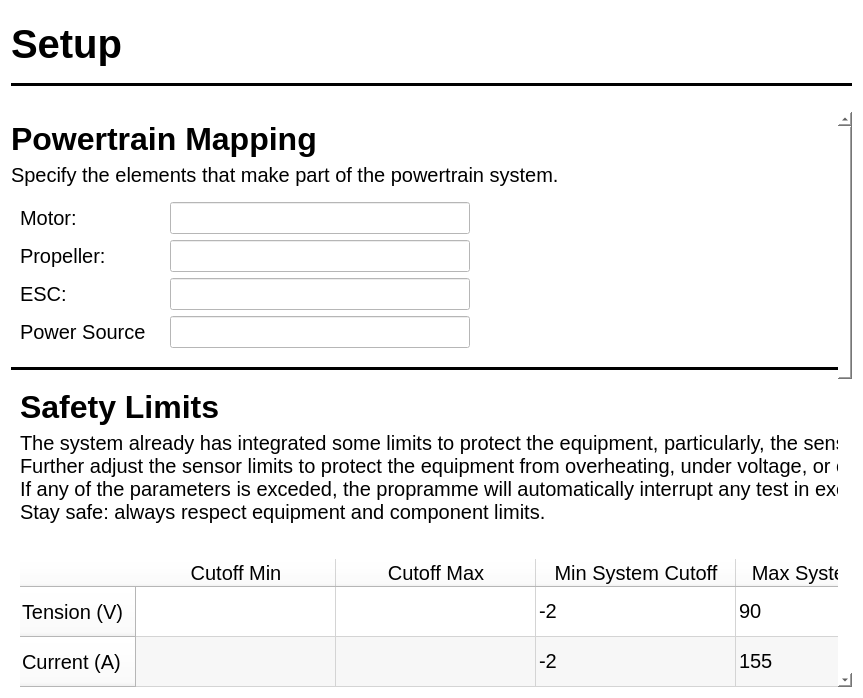
<?xml version="1.0" encoding="UTF-8"?>
<ui version="4.0">
 <class>Frame</class>
 <widget class="QFrame" name="Frame">
  <property name="geometry">
   <rect>
    <x>0</x>
    <y>0</y>
    <width>863</width>
    <height>698</height>
   </rect>
  </property>
  <property name="windowTitle">
   <string>Frame</string>
  </property>
  <property name="styleSheet">
   <string notr="true">*{
	background-color: rgb(255, 255, 255);
}



#headerLine{
	
	color: rgb(0, 0, 0);
}</string>
  </property>
  <layout class="QVBoxLayout" name="verticalLayout">
   <item>
    <widget class="QFrame" name="headerTab">
     <property name="frameShape">
      <enum>QFrame::NoFrame</enum>
     </property>
     <property name="frameShadow">
      <enum>QFrame::Raised</enum>
     </property>
     <layout class="QHBoxLayout" name="horizontalLayout_3">
      <property name="leftMargin">
       <number>0</number>
      </property>
      <property name="topMargin">
       <number>10</number>
      </property>
      <property name="rightMargin">
       <number>0</number>
      </property>
      <property name="bottomMargin">
       <number>10</number>
      </property>
      <item>
       <widget class="QLabel" name="titleLabel">
        <property name="sizePolicy">
         <sizepolicy hsizetype="Expanding" vsizetype="Maximum">
          <horstretch>1</horstretch>
          <verstretch>1</verstretch>
         </sizepolicy>
        </property>
        <property name="sizeIncrement">
         <size>
          <width>0</width>
          <height>0</height>
         </size>
        </property>
        <property name="font">
         <font>
          <pointsize>30</pointsize>
          <weight>75</weight>
          <italic>false</italic>
          <bold>true</bold>
          <strikeout>false</strikeout>
          <stylestrategy>PreferDefault</stylestrategy>
         </font>
        </property>
        <property name="cursor">
         <cursorShape>ArrowCursor</cursorShape>
        </property>
        <property name="mouseTracking">
         <bool>false</bool>
        </property>
        <property name="text">
         <string>Setup</string>
        </property>
       </widget>
      </item>
     </layout>
    </widget>
   </item>
   <item>
    <widget class="Line" name="line_3">
     <property name="frameShadow">
      <enum>QFrame::Plain</enum>
     </property>
     <property name="lineWidth">
      <number>3</number>
     </property>
     <property name="midLineWidth">
      <number>0</number>
     </property>
     <property name="orientation">
      <enum>Qt::Horizontal</enum>
     </property>
    </widget>
   </item>
   <item>
    <spacer name="horizontalSpacer">
     <property name="orientation">
      <enum>Qt::Horizontal</enum>
     </property>
     <property name="sizeHint" stdset="0">
      <size>
       <width>40</width>
       <height>20</height>
      </size>
     </property>
    </spacer>
   </item>
   <item>
    <widget class="QScrollArea" name="scrollArea">
     <property name="sizePolicy">
      <sizepolicy hsizetype="Preferred" vsizetype="Expanding">
       <horstretch>0</horstretch>
       <verstretch>0</verstretch>
      </sizepolicy>
     </property>
     <property name="frameShape">
      <enum>QFrame::NoFrame</enum>
     </property>
     <property name="verticalScrollBarPolicy">
      <enum>Qt::ScrollBarAlwaysOn</enum>
     </property>
     <property name="horizontalScrollBarPolicy">
      <enum>Qt::ScrollBarAlwaysOff</enum>
     </property>
     <property name="sizeAdjustPolicy">
      <enum>QAbstractScrollArea::AdjustIgnored</enum>
     </property>
     <property name="widgetResizable">
      <bool>true</bool>
     </property>
     <property name="alignment">
      <set>Qt::AlignLeading|Qt::AlignLeft|Qt::AlignVCenter</set>
     </property>
     <widget class="QWidget" name="scrollAreaWidgetContents">
      <property name="geometry">
       <rect>
        <x>0</x>
        <y>-593</y>
        <width>838</width>
        <height>1187</height>
       </rect>
      </property>
      <property name="sizePolicy">
       <sizepolicy hsizetype="Preferred" vsizetype="Expanding">
        <horstretch>0</horstretch>
        <verstretch>0</verstretch>
       </sizepolicy>
      </property>
      <layout class="QVBoxLayout" name="verticalLayout_35">
       <property name="spacing">
        <number>10</number>
       </property>
       <property name="leftMargin">
        <number>0</number>
       </property>
       <property name="topMargin">
        <number>0</number>
       </property>
       <property name="rightMargin">
        <number>0</number>
       </property>
       <property name="bottomMargin">
        <number>0</number>
       </property>
       <item>
        <widget class="QFrame" name="powerTrainMenu">
         <property name="sizePolicy">
          <sizepolicy hsizetype="Preferred" vsizetype="Preferred">
           <horstretch>0</horstretch>
           <verstretch>0</verstretch>
          </sizepolicy>
         </property>
         <property name="font">
          <font>
           <kerning>true</kerning>
          </font>
         </property>
         <property name="frameShape">
          <enum>QFrame::NoFrame</enum>
         </property>
         <property name="frameShadow">
          <enum>QFrame::Raised</enum>
         </property>
         <layout class="QVBoxLayout" name="verticalLayout_18">
          <property name="leftMargin">
           <number>0</number>
          </property>
          <property name="rightMargin">
           <number>0</number>
          </property>
          <property name="bottomMargin">
           <number>0</number>
          </property>
          <item alignment="Qt::AlignTop">
           <widget class="QLabel" name="label_10">
            <property name="font">
             <font>
              <pointsize>24</pointsize>
              <weight>75</weight>
              <bold>true</bold>
             </font>
            </property>
            <property name="text">
             <string>Powertrain Mapping</string>
            </property>
           </widget>
          </item>
          <item alignment="Qt::AlignLeft|Qt::AlignTop">
           <widget class="QLabel" name="label">
            <property name="font">
             <font>
              <pointsize>15</pointsize>
             </font>
            </property>
            <property name="text">
             <string>Specify the elements that make part of the powertrain system.</string>
            </property>
           </widget>
          </item>
          <item alignment="Qt::AlignLeft">
           <widget class="QFrame" name="frame_5">
            <property name="frameShape">
             <enum>QFrame::NoFrame</enum>
            </property>
            <property name="frameShadow">
             <enum>QFrame::Raised</enum>
            </property>
            <layout class="QHBoxLayout" name="horizontalLayout_4">
             <property name="leftMargin">
              <number>0</number>
             </property>
             <property name="topMargin">
              <number>0</number>
             </property>
             <property name="rightMargin">
              <number>0</number>
             </property>
             <property name="bottomMargin">
              <number>0</number>
             </property>
             <item alignment="Qt::AlignLeft">
              <widget class="QFrame" name="frame_6">
               <property name="frameShape">
                <enum>QFrame::NoFrame</enum>
               </property>
               <property name="frameShadow">
                <enum>QFrame::Raised</enum>
               </property>
               <layout class="QVBoxLayout" name="verticalLayout_2">
                <item>
                 <widget class="QLabel" name="label_2">
                  <property name="font">
                   <font>
                    <pointsize>15</pointsize>
                   </font>
                  </property>
                  <property name="text">
                   <string>Motor: </string>
                  </property>
                 </widget>
                </item>
                <item>
                 <widget class="QLabel" name="label_3">
                  <property name="font">
                   <font>
                    <pointsize>15</pointsize>
                   </font>
                  </property>
                  <property name="text">
                   <string>Propeller:</string>
                  </property>
                 </widget>
                </item>
                <item>
                 <widget class="QLabel" name="label_4">
                  <property name="font">
                   <font>
                    <pointsize>15</pointsize>
                   </font>
                  </property>
                  <property name="text">
                   <string>ESC:</string>
                  </property>
                 </widget>
                </item>
                <item>
                 <widget class="QLabel" name="label_5">
                  <property name="font">
                   <font>
                    <pointsize>15</pointsize>
                   </font>
                  </property>
                  <property name="text">
                   <string>Power Source</string>
                  </property>
                 </widget>
                </item>
               </layout>
              </widget>
             </item>
             <item>
              <widget class="QFrame" name="powertrainComponents">
               <property name="sizePolicy">
                <sizepolicy hsizetype="Fixed" vsizetype="Preferred">
                 <horstretch>0</horstretch>
                 <verstretch>0</verstretch>
                </sizepolicy>
               </property>
               <property name="frameShape">
                <enum>QFrame::NoFrame</enum>
               </property>
               <property name="frameShadow">
                <enum>QFrame::Raised</enum>
               </property>
               <layout class="QVBoxLayout" name="verticalLayout_3">
                <item>
                 <widget class="QLineEdit" name="motorLabel">
                  <property name="minimumSize">
                   <size>
                    <width>300</width>
                    <height>0</height>
                   </size>
                  </property>
                  <property name="font">
                   <font>
                    <pointsize>15</pointsize>
                   </font>
                  </property>
                 </widget>
                </item>
                <item>
                 <widget class="QLineEdit" name="propellerLabel">
                  <property name="font">
                   <font>
                    <pointsize>15</pointsize>
                   </font>
                  </property>
                 </widget>
                </item>
                <item>
                 <widget class="QLineEdit" name="escLabel">
                  <property name="font">
                   <font>
                    <pointsize>15</pointsize>
                   </font>
                  </property>
                  <property name="echoMode">
                   <enum>QLineEdit::Normal</enum>
                  </property>
                  <property name="clearButtonEnabled">
                   <bool>false</bool>
                  </property>
                 </widget>
                </item>
                <item>
                 <widget class="QLineEdit" name="powerSourceLabel">
                  <property name="font">
                   <font>
                    <pointsize>15</pointsize>
                   </font>
                  </property>
                 </widget>
                </item>
               </layout>
              </widget>
             </item>
            </layout>
           </widget>
          </item>
         </layout>
        </widget>
       </item>
       <item>
        <spacer name="verticalSpacer_4">
         <property name="orientation">
          <enum>Qt::Vertical</enum>
         </property>
         <property name="sizeHint" stdset="0">
          <size>
           <width>20</width>
           <height>40</height>
          </size>
         </property>
        </spacer>
       </item>
       <item>
        <widget class="Line" name="line_2">
         <property name="font">
          <font>
           <pointsize>10</pointsize>
          </font>
         </property>
         <property name="frameShadow">
          <enum>QFrame::Plain</enum>
         </property>
         <property name="lineWidth">
          <number>3</number>
         </property>
         <property name="orientation">
          <enum>Qt::Horizontal</enum>
         </property>
        </widget>
       </item>
       <item>
        <spacer name="verticalSpacer_3">
         <property name="orientation">
          <enum>Qt::Vertical</enum>
         </property>
         <property name="sizeHint" stdset="0">
          <size>
           <width>20</width>
           <height>40</height>
          </size>
         </property>
        </spacer>
       </item>
       <item alignment="Qt::AlignTop">
        <widget class="QFrame" name="systemLimitsMenu">
         <property name="sizePolicy">
          <sizepolicy hsizetype="Preferred" vsizetype="Expanding">
           <horstretch>0</horstretch>
           <verstretch>0</verstretch>
          </sizepolicy>
         </property>
         <property name="minimumSize">
          <size>
           <width>0</width>
           <height>550</height>
          </size>
         </property>
         <property name="frameShape">
          <enum>QFrame::NoFrame</enum>
         </property>
         <property name="frameShadow">
          <enum>QFrame::Raised</enum>
         </property>
         <layout class="QVBoxLayout" name="verticalLayout_7">
          <item>
           <widget class="QLabel" name="label_11">
            <property name="font">
             <font>
              <pointsize>24</pointsize>
              <weight>75</weight>
              <bold>true</bold>
             </font>
            </property>
            <property name="text">
             <string>Safety Limits</string>
            </property>
           </widget>
          </item>
          <item alignment="Qt::AlignLeft">
           <widget class="QLabel" name="label_7">
            <property name="sizePolicy">
             <sizepolicy hsizetype="Fixed" vsizetype="Preferred">
              <horstretch>0</horstretch>
              <verstretch>0</verstretch>
             </sizepolicy>
            </property>
            <property name="font">
             <font>
              <pointsize>15</pointsize>
             </font>
            </property>
            <property name="text">
             <string>The system already has integrated some limits to protect the equipment, particularly, the sensors. 
Further adjust the sensor limits to protect the equipment from overheating, under voltage, or overloading. 
If any of the parameters is exceded, the propramme will automatically interrupt any test in executiond.
Stay safe: always respect equipment and component limits.</string>
            </property>
           </widget>
          </item>
          <item>
           <widget class="QLabel" name="label_15">
            <property name="font">
             <font>
              <pointsize>15</pointsize>
             </font>
            </property>
            <property name="text">
             <string/>
            </property>
           </widget>
          </item>
          <item>
           <widget class="QTableWidget" name="safetyLimitsTable">
            <property name="font">
             <font>
              <pointsize>15</pointsize>
             </font>
            </property>
            <property name="frameShape">
             <enum>QFrame::NoFrame</enum>
            </property>
            <property name="lineWidth">
             <number>1</number>
            </property>
            <property name="midLineWidth">
             <number>0</number>
            </property>
            <property name="verticalScrollBarPolicy">
             <enum>Qt::ScrollBarAlwaysOff</enum>
            </property>
            <property name="horizontalScrollBarPolicy">
             <enum>Qt::ScrollBarAlwaysOff</enum>
            </property>
            <property name="sizeAdjustPolicy">
             <enum>QAbstractScrollArea::AdjustIgnored</enum>
            </property>
            <property name="autoScroll">
             <bool>false</bool>
            </property>
            <property name="autoScrollMargin">
             <number>0</number>
            </property>
            <property name="alternatingRowColors">
             <bool>true</bool>
            </property>
            <property name="selectionBehavior">
             <enum>QAbstractItemView::SelectItems</enum>
            </property>
            <property name="horizontalScrollMode">
             <enum>QAbstractItemView::ScrollPerPixel</enum>
            </property>
            <property name="showGrid">
             <bool>true</bool>
            </property>
            <property name="gridStyle">
             <enum>Qt::SolidLine</enum>
            </property>
            <property name="sortingEnabled">
             <bool>false</bool>
            </property>
            <property name="wordWrap">
             <bool>true</bool>
            </property>
            <property name="cornerButtonEnabled">
             <bool>true</bool>
            </property>
            <attribute name="horizontalHeaderVisible">
             <bool>true</bool>
            </attribute>
            <attribute name="horizontalHeaderCascadingSectionResizes">
             <bool>false</bool>
            </attribute>
            <attribute name="horizontalHeaderDefaultSectionSize">
             <number>200</number>
            </attribute>
            <attribute name="horizontalHeaderHighlightSections">
             <bool>true</bool>
            </attribute>
            <attribute name="horizontalHeaderMinimumSectionSize">
             <number>24</number>
            </attribute>
            <attribute name="verticalHeaderVisible">
             <bool>true</bool>
            </attribute>
            <attribute name="verticalHeaderMinimumSectionSize">
             <number>50</number>
            </attribute>
            <row>
             <property name="text">
              <string>Tension (V)</string>
             </property>
            </row>
            <row>
             <property name="text">
              <string>Current (A)</string>
             </property>
            </row>
            <row>
             <property name="text">
              <string>Thrust (Kg)</string>
             </property>
            </row>
            <row>
             <property name="text">
              <string>Torque (Kg)</string>
             </property>
            </row>
            <row>
             <property name="text">
              <string>RPM</string>
             </property>
            </row>
            <row>
             <property name="text">
              <string>Vibration</string>
             </property>
            </row>
            <column>
             <property name="text">
              <string>Cutoff Min</string>
             </property>
            </column>
            <column>
             <property name="text">
              <string>Cutoff Max</string>
             </property>
            </column>
            <column>
             <property name="text">
              <string>Min System Cutoff</string>
             </property>
            </column>
            <column>
             <property name="text">
              <string>Max System Cutoff</string>
             </property>
            </column>
            <item row="0" column="2">
             <property name="text">
              <string>-2</string>
             </property>
            </item>
            <item row="0" column="3">
             <property name="text">
              <string>90</string>
             </property>
            </item>
            <item row="1" column="2">
             <property name="text">
              <string>-2</string>
             </property>
            </item>
            <item row="1" column="3">
             <property name="text">
              <string>155</string>
             </property>
            </item>
           </widget>
          </item>
         </layout>
        </widget>
       </item>
       <item>
        <spacer name="verticalSpacer_2">
         <property name="orientation">
          <enum>Qt::Vertical</enum>
         </property>
         <property name="sizeHint" stdset="0">
          <size>
           <width>20</width>
           <height>40</height>
          </size>
         </property>
        </spacer>
       </item>
       <item>
        <widget class="Line" name="line_4">
         <property name="frameShadow">
          <enum>QFrame::Plain</enum>
         </property>
         <property name="lineWidth">
          <number>3</number>
         </property>
         <property name="orientation">
          <enum>Qt::Horizontal</enum>
         </property>
        </widget>
       </item>
       <item>
        <spacer name="verticalSpacer">
         <property name="orientation">
          <enum>Qt::Vertical</enum>
         </property>
         <property name="sizeHint" stdset="0">
          <size>
           <width>20</width>
           <height>40</height>
          </size>
         </property>
        </spacer>
       </item>
       <item alignment="Qt::AlignTop">
        <widget class="QFrame" name="workingDirectoryMenu">
         <property name="frameShape">
          <enum>QFrame::NoFrame</enum>
         </property>
         <property name="frameShadow">
          <enum>QFrame::Raised</enum>
         </property>
         <layout class="QVBoxLayout" name="verticalLayout_5">
          <property name="leftMargin">
           <number>0</number>
          </property>
          <property name="topMargin">
           <number>0</number>
          </property>
          <property name="rightMargin">
           <number>0</number>
          </property>
          <property name="bottomMargin">
           <number>0</number>
          </property>
          <item alignment="Qt::AlignTop">
           <widget class="QLabel" name="label_12">
            <property name="sizePolicy">
             <sizepolicy hsizetype="Preferred" vsizetype="Preferred">
              <horstretch>0</horstretch>
              <verstretch>0</verstretch>
             </sizepolicy>
            </property>
            <property name="font">
             <font>
              <pointsize>24</pointsize>
              <weight>75</weight>
              <bold>true</bold>
             </font>
            </property>
            <property name="text">
             <string>Working Directory</string>
            </property>
           </widget>
          </item>
          <item>
           <widget class="QLabel" name="label_14">
            <property name="font">
             <font>
              <pointsize>15</pointsize>
             </font>
            </property>
            <property name="text">
             <string>Specify the working directory to save test results.</string>
            </property>
           </widget>
          </item>
          <item alignment="Qt::AlignLeft">
           <widget class="QFrame" name="frame_3">
            <property name="frameShape">
             <enum>QFrame::NoFrame</enum>
            </property>
            <property name="frameShadow">
             <enum>QFrame::Raised</enum>
            </property>
            <layout class="QHBoxLayout" name="horizontalLayout_5">
             <property name="leftMargin">
              <number>0</number>
             </property>
             <property name="topMargin">
              <number>0</number>
             </property>
             <property name="rightMargin">
              <number>0</number>
             </property>
             <property name="bottomMargin">
              <number>0</number>
             </property>
             <item>
              <widget class="QLineEdit" name="folderDirectoryLEdit">
               <property name="maximumSize">
                <size>
                 <width>500</width>
                 <height>16777215</height>
                </size>
               </property>
              </widget>
             </item>
             <item>
              <widget class="QToolButton" name="folderDirectoryBtn">
               <property name="text">
                <string>...</string>
               </property>
              </widget>
             </item>
            </layout>
           </widget>
          </item>
         </layout>
        </widget>
       </item>
       <item>
        <spacer name="verticalSpacer_5">
         <property name="orientation">
          <enum>Qt::Vertical</enum>
         </property>
         <property name="sizeHint" stdset="0">
          <size>
           <width>20</width>
           <height>40</height>
          </size>
         </property>
        </spacer>
       </item>
       <item>
        <widget class="Line" name="line_5">
         <property name="frameShadow">
          <enum>QFrame::Plain</enum>
         </property>
         <property name="lineWidth">
          <number>3</number>
         </property>
         <property name="orientation">
          <enum>Qt::Horizontal</enum>
         </property>
        </widget>
       </item>
       <item>
        <spacer name="verticalSpacer_6">
         <property name="orientation">
          <enum>Qt::Vertical</enum>
         </property>
         <property name="sizeHint" stdset="0">
          <size>
           <width>20</width>
           <height>40</height>
          </size>
         </property>
        </spacer>
       </item>
       <item>
        <widget class="QFrame" name="loadCellMenu">
         <property name="sizePolicy">
          <sizepolicy hsizetype="Preferred" vsizetype="Preferred">
           <horstretch>0</horstretch>
           <verstretch>0</verstretch>
          </sizepolicy>
         </property>
         <property name="font">
          <font>
           <kerning>true</kerning>
          </font>
         </property>
         <property name="frameShape">
          <enum>QFrame::NoFrame</enum>
         </property>
         <property name="frameShadow">
          <enum>QFrame::Raised</enum>
         </property>
         <layout class="QVBoxLayout" name="verticalLayout_13">
          <property name="leftMargin">
           <number>0</number>
          </property>
          <property name="topMargin">
           <number>0</number>
          </property>
          <property name="rightMargin">
           <number>0</number>
          </property>
          <property name="bottomMargin">
           <number>0</number>
          </property>
          <item alignment="Qt::AlignLeft|Qt::AlignTop">
           <widget class="QLabel" name="label_8">
            <property name="font">
             <font>
              <pointsize>24</pointsize>
              <weight>75</weight>
              <bold>true</bold>
             </font>
            </property>
            <property name="text">
             <string>Load Cell Calibration</string>
            </property>
           </widget>
          </item>
          <item alignment="Qt::AlignLeft">
           <widget class="QPushButton" name="pushButton_2">
            <property name="minimumSize">
             <size>
              <width>200</width>
              <height>0</height>
             </size>
            </property>
            <property name="font">
             <font>
              <pointsize>15</pointsize>
             </font>
            </property>
            <property name="text">
             <string>Calibrate Thrust</string>
            </property>
           </widget>
          </item>
          <item alignment="Qt::AlignLeft">
           <widget class="QPushButton" name="pushButton">
            <property name="minimumSize">
             <size>
              <width>200</width>
              <height>0</height>
             </size>
            </property>
            <property name="font">
             <font>
              <pointsize>15</pointsize>
             </font>
            </property>
            <property name="text">
             <string>Calibrate Torque</string>
            </property>
           </widget>
          </item>
         </layout>
        </widget>
       </item>
       <item>
        <spacer name="verticalSpacer_7">
         <property name="orientation">
          <enum>Qt::Vertical</enum>
         </property>
         <property name="sizeHint" stdset="0">
          <size>
           <width>20</width>
           <height>40</height>
          </size>
         </property>
        </spacer>
       </item>
       <item>
        <widget class="Line" name="line_6">
         <property name="frameShadow">
          <enum>QFrame::Plain</enum>
         </property>
         <property name="lineWidth">
          <number>3</number>
         </property>
         <property name="orientation">
          <enum>Qt::Horizontal</enum>
         </property>
        </widget>
       </item>
       <item>
        <spacer name="verticalSpacer_8">
         <property name="orientation">
          <enum>Qt::Vertical</enum>
         </property>
         <property name="sizeHint" stdset="0">
          <size>
           <width>20</width>
           <height>40</height>
          </size>
         </property>
        </spacer>
       </item>
       <item>
        <widget class="QFrame" name="rpmNTapesMenu">
         <property name="frameShape">
          <enum>QFrame::NoFrame</enum>
         </property>
         <property name="frameShadow">
          <enum>QFrame::Raised</enum>
         </property>
         <layout class="QVBoxLayout" name="verticalLayout_4">
          <property name="leftMargin">
           <number>0</number>
          </property>
          <property name="topMargin">
           <number>0</number>
          </property>
          <property name="rightMargin">
           <number>0</number>
          </property>
          <property name="bottomMargin">
           <number>0</number>
          </property>
          <item alignment="Qt::AlignTop">
           <widget class="QLabel" name="label_9">
            <property name="font">
             <font>
              <pointsize>24</pointsize>
              <weight>75</weight>
              <bold>true</bold>
             </font>
            </property>
            <property name="text">
             <string>Optical Sensor Calibration (RPM)</string>
            </property>
           </widget>
          </item>
          <item alignment="Qt::AlignLeft">
           <widget class="QFrame" name="frame_2">
            <property name="minimumSize">
             <size>
              <width>0</width>
              <height>30</height>
             </size>
            </property>
            <property name="frameShape">
             <enum>QFrame::NoFrame</enum>
            </property>
            <property name="frameShadow">
             <enum>QFrame::Raised</enum>
            </property>
            <layout class="QHBoxLayout" name="horizontalLayout">
             <item>
              <widget class="QLabel" name="label_6">
               <property name="font">
                <font>
                 <pointsize>15</pointsize>
                </font>
               </property>
               <property name="text">
                <string>Number of Tapes:</string>
               </property>
              </widget>
             </item>
             <item>
              <widget class="QSpinBox" name="nTapesSpinBox">
               <property name="minimumSize">
                <size>
                 <width>60</width>
                 <height>0</height>
                </size>
               </property>
               <property name="font">
                <font>
                 <pointsize>15</pointsize>
                </font>
               </property>
               <property name="alignment">
                <set>Qt::AlignRight|Qt::AlignTrailing|Qt::AlignVCenter</set>
               </property>
              </widget>
             </item>
            </layout>
           </widget>
          </item>
         </layout>
        </widget>
       </item>
       <item>
        <widget class="Line" name="line">
         <property name="frameShadow">
          <enum>QFrame::Raised</enum>
         </property>
         <property name="lineWidth">
          <number>1</number>
         </property>
         <property name="midLineWidth">
          <number>0</number>
         </property>
         <property name="orientation">
          <enum>Qt::Horizontal</enum>
         </property>
        </widget>
       </item>
       <item>
        <widget class="QFrame" name="frame_4">
         <property name="frameShape">
          <enum>QFrame::NoFrame</enum>
         </property>
         <property name="frameShadow">
          <enum>QFrame::Raised</enum>
         </property>
         <layout class="QVBoxLayout" name="verticalLayout_6">
          <property name="leftMargin">
           <number>0</number>
          </property>
          <property name="topMargin">
           <number>0</number>
          </property>
          <property name="rightMargin">
           <number>0</number>
          </property>
          <property name="bottomMargin">
           <number>0</number>
          </property>
          <item>
           <widget class="QLabel" name="label_13">
            <property name="font">
             <font>
              <pointsize>14</pointsize>
             </font>
            </property>
            <property name="text">
             <string>Sample Rate</string>
            </property>
           </widget>
          </item>
          <item alignment="Qt::AlignLeft">
           <widget class="QDoubleSpinBox" name="doubleSpinBox">
            <property name="minimumSize">
             <size>
              <width>50</width>
              <height>0</height>
             </size>
            </property>
            <property name="alignment">
             <set>Qt::AlignRight|Qt::AlignTrailing|Qt::AlignVCenter</set>
            </property>
           </widget>
          </item>
         </layout>
        </widget>
       </item>
      </layout>
     </widget>
    </widget>
   </item>
  </layout>
 </widget>
 <resources>
  <include location="../../resources/black_icons.qrc"/>
 </resources>
 <connections/>
</ui>
